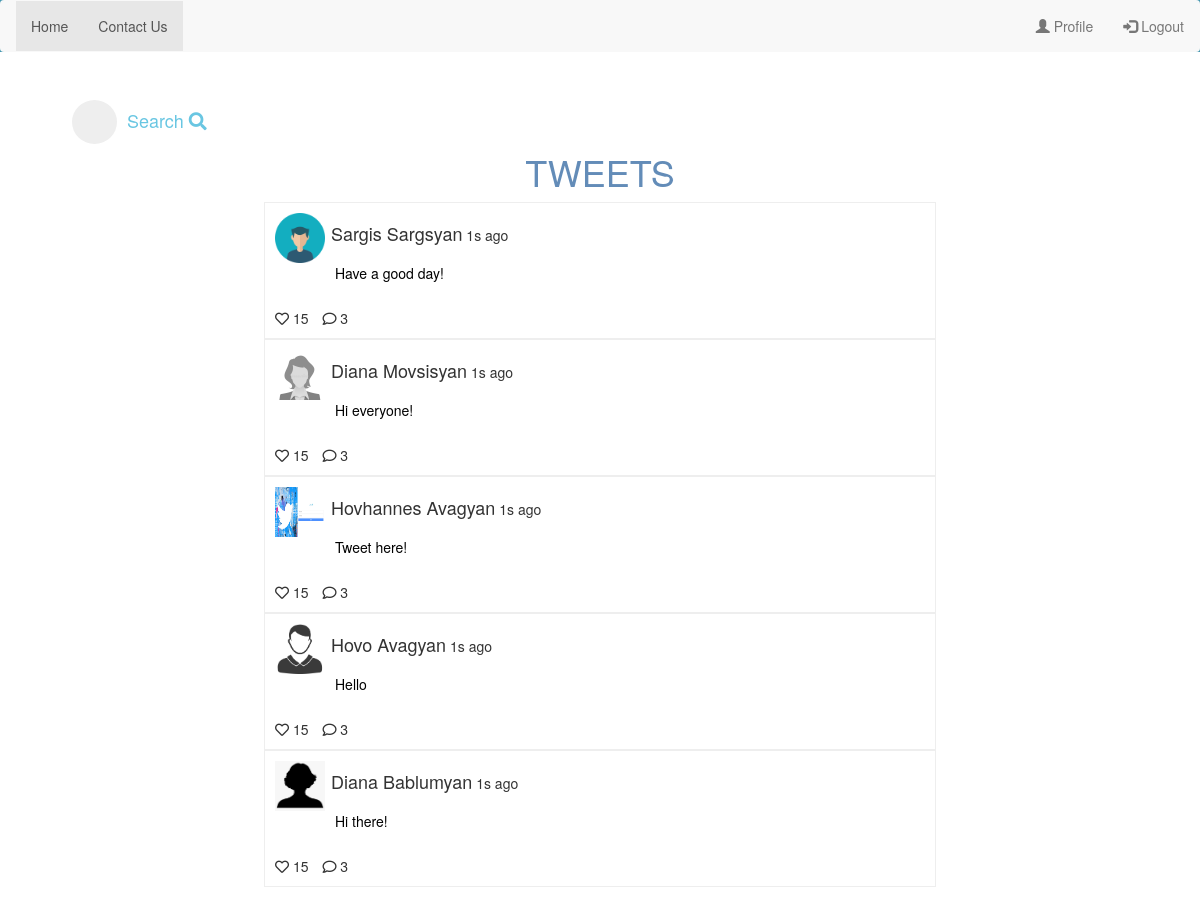
Screenshot of / (signed in) with the database file from the repository.
### to_do/models.py (models this page shows)
class NewTweet(models.Model):
    tweet = models.CharField(max_length=255, blank=True)
    user = models.ForeignKey(User, on_delete=models.CASCADE)
    date_create = models.DateTimeField(auto_now_add=True)
    def __str__(self):
        return self.tweet

### users/models.py (models this page shows, shortened)
class Profile(models.Model):
    user = models.OneToOneField(User, on_delete=models.CASCADE, null=True, blank=True)
    name = models.CharField(max_length=30)
    surname = models.CharField(max_length=50)
    age = models.IntegerField()
    profile_image = models.ImageField(upload_to="media")

### to_do/views.py (the view)
# urls.py: path('', views.home, name='home'),
@login_required()
def home(request):
    tweet_list = NewTweet.objects.exclude(user=request.user)
    profile = Profile.objects.all()
    return render(request, 'to_do/home.html', {'tweet_list': tweet_list, 'profile': profile})

### to_do/templates/to_do/home.html (shortened to what this page needs)
{% extends 'to_do/base.html' %}
    {% block content %}
    <div class="todo-list">
        <div style="text-align: center; color: #638cb8">
            <h1>TWEETS</h1>
        </div>
        <class class="item-wrapper">
            {% for item in tweet_list %}
            <div class="items" style="
          padding: 10px;
          width: 60%;
          margin: auto;
    border: 1px solid #eee;
        ">
                {% if item.user_id != profile.user_id %}
                <div style="
                width: 8%;
                display: inline-block;
            ">
                    <span><img
                                        src="{{item.user.profile.profile_image.url}}"
                                        style="width: 50px;height: 50px;"/></span>
                </div>
                <div style="
                width: 35%;
                display: inline-block;
            ">
                    <span style="font-size: 18px">{{ item.user.profile.name }} {{ item.user.profile.surname }}</span>
                    <span>1s ago</span>
                </div>
                <div class="item-content" style="
                margin-left: 60px;
            ">
                    <a style="color: black;" href="{% url 'retrieve_tweet' item.id %}">
                    {{ item }}
                </a>
                </div>
                <div class="likes-com" style="
                margin-top: 25px;
            ">
                    <span style="cursor: pointer">
                                        <i class="far fa-heart"></i>
                                        15</span>
                    <span style="margin-left: 10px; cursor: pointer">
                                        <i class="far fa-comment"></i>
                                        3</span >
                                </div>
                            </div>
                        {% endif %}
                    {% endfor %}
                </div>
            </div>
        {% endblock content %}

### to_do/templates/to_do/base.html (style rules this page uses)
body { background-color: #4396af; }
a { color: white; }

### rows the page displays
NewTweet: user.profile.profile_image (picture), user.profile.name "Sargis", user.profile.surname "Sargsyan", tweet "Have a good day!"
NewTweet: user.profile.profile_image (placeholder picture), user.profile.name "Diana", user.profile.surname "Movsisyan", tweet "Hi everyone!"
NewTweet: user.profile.profile_image (picture), user.profile.name "Hovhannes", user.profile.surname "Avagyan", tweet "Tweet here!"
NewTweet: user.profile.profile_image (picture), user.profile.name "Hovo", user.profile.surname "Avagyan", tweet "Hello"
NewTweet: user.profile.profile_image (picture), user.profile.name "Diana", user.profile.surname "Bablumyan", tweet "Hi there!"
